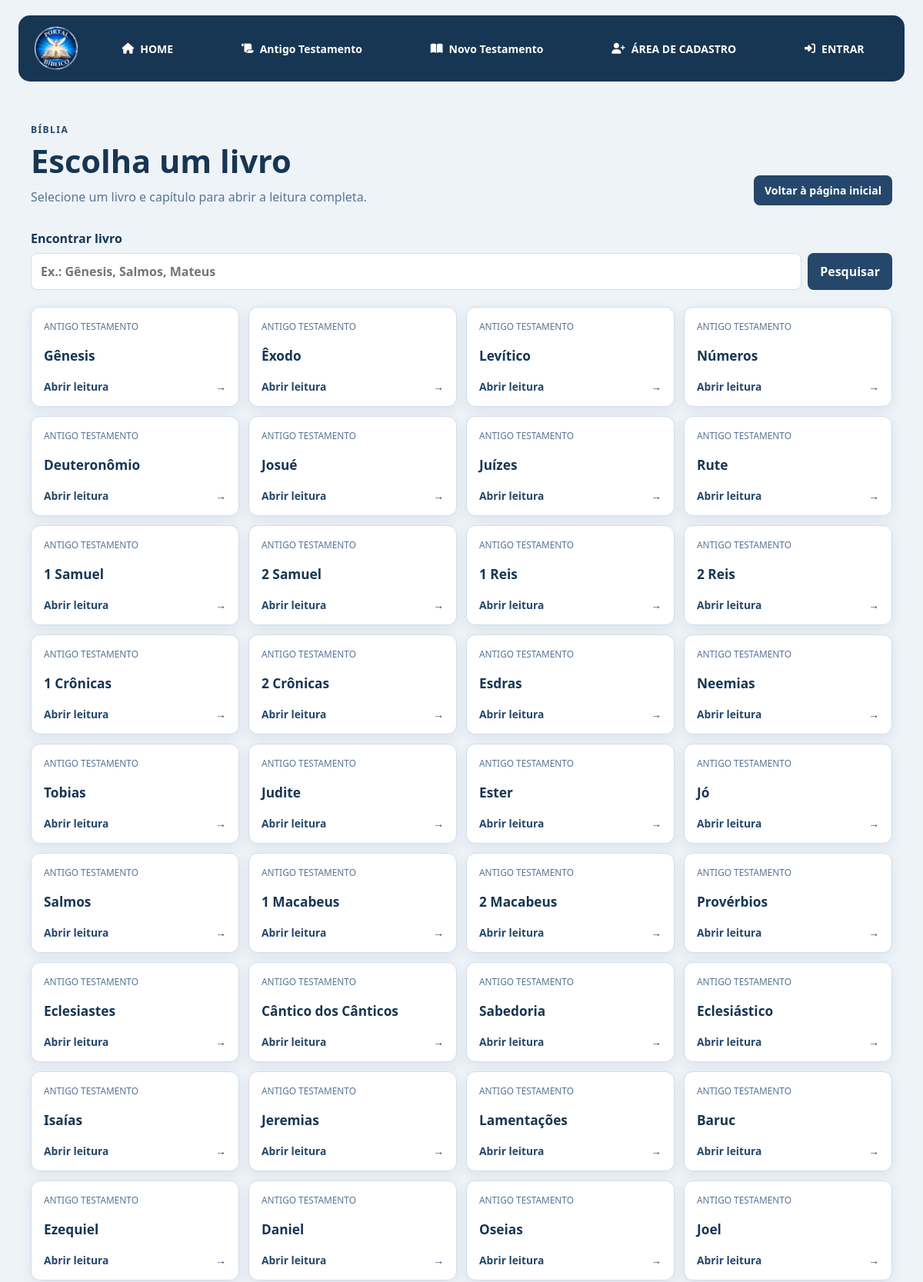
Page /leitura.php (upper part) on the committed database.
### tables this page shows
CREATE TABLE IF NOT EXISTS `books` (
  `id` int NOT NULL AUTO_INCREMENT,
  `label` varchar(50) DEFAULT NULL,
  `search_name` varchar(50) DEFAULT NULL,
  `testament` int DEFAULT NULL,
  PRIMARY KEY (`id`),
  INDEX `idx_books_testament` (`testament`)
);

### src/Database/ConexaoBD.php (called while the page is built, shortened)
<?php
final class ConexaoBD
{
    private static ?PDO $conexao = null;
    public static function getConexao(): PDO
    {
        if (self::$conexao === null) {
            $host = getenv('DB_HOST') ?: 'localhost';
            $database = getenv('DB_NAME') ?: 'biblia_catolica';
            $username = getenv('DB_USER') ?: 'root';
            $password = getenv('DB_PASSWORD') ?: 'senacpenha';
            $dsn = "mysql:host={$host};dbname={$database};charset=utf8mb4";
            $options = [
                PDO::ATTR_ERRMODE => PDO::ERRMODE_EXCEPTION,
                PDO::ATTR_DEFAULT_FETCH_MODE => PDO::FETCH_ASSOC,
                PDO::ATTR_EMULATE_PREPARES => false,
            ];
            try {
                self::$conexao = new PDO($dsn, $username, $password, $options);
            } catch (PDOException $e) {
                error_log($e->getMessage());
                throw new RuntimeException(
                    'Não foi possível conectar ao banco de dados. Contate o suporte.',
                    0,
                    $e
                );
            }
        }
        return self::$conexao;
    }
    public static function getConexaoBiblia(): PDO
    {
        return self::getConexao();
    }
}

### src/Services/LeituraBiblicaServico.php (called while the page is built, shortened)
<?php
final class LeituraBiblicaServico
{
    private PDO $conexao;
    public function __construct(PDO $conexao)
    {
        $this->conexao = $conexao;
    }
    public function listarLivros(string $busca = '', ?int $testamento = null): array
    {
        $condicoes = [];
        $parametros = [];
        $sql = 'SELECT id, label, search_name, testament FROM books';
        $sql .= ' ORDER BY id';
        $consulta = $this->conexao->prepare($sql);
        $consulta->execute($parametros);
        return $consulta->fetchAll(PDO::FETCH_ASSOC);
    }
}

### public/leitura.php (the view, shortened to what this page needs)
<?php
$usuarioSessao = $_SESSION['usuario'] ?? null;
$idUsuarioSessao = is_array($usuarioSessao)
    ? filter_var($usuarioSessao['id'] ?? null, FILTER_VALIDATE_INT)
    : false;
$estaLogado = $idUsuarioSessao !== false && $idUsuarioSessao > 0;
$usuarioSessao = $_SESSION['usuario'] ?? null;
$usuarioId = is_array($usuarioSessao)
    ? Validacoes::idPositivo($usuarioSessao['id'] ?? null)
    : null;
$estadoFavoritosBiblicos = ['capitulo' => false, 'versiculos' => []];
$tokenFavoritosBiblicos = null;
$capituloRecebido = filter_input(INPUT_GET, 'capitulo', FILTER_VALIDATE_INT);
$buscaRecebida = $_GET['q'] ?? '';
$busca = is_string($buscaRecebida) ? substr(trim($buscaRecebida), 0, 100) : '';
$erroLeitura = '';
$livro = null;
$capitulos = [];
$versiculos = [];
$testamentoSelecionado = null;
$numeroCapitulo = $capituloRecebido !== false && $capituloRecebido !== null && $capituloRecebido > 0
    ? (int) $capituloRecebido
    : null;
try {
    $servico = new LeituraBiblicaServico(ConexaoBD::getConexaoBiblia());
    $livros = $servico->listarLivros($busca, $testamentoSelecionado);
    $nomeTestamento = $testamentoSelecionado !== null
        ? $servico->obterTestamento($testamentoSelecionado)
        : null;
} catch (\Throwable $e) {
    error_log($e->getMessage());
    http_response_code(500);
    $erroLeitura = 'Não foi possível carregar a leitura. Verifique a conexão e tente novamente.';
    $livros = [];
    $nomeTestamento = null;
}
$livroAnterior = null;
$livroSeguinte = null;
function escaparLeitura(string $valor): string
{
    return htmlspecialchars($valor, ENT_QUOTES | ENT_SUBSTITUTE, 'UTF-8');
}
?>
<!DOCTYPE html>
<html lang="pt-BR">
<head>
    <link rel="stylesheet" href="https://cdnjs.cloudflare.com/ajax/libs/font-awesome/6.4.0/css/all.min.css">
    <link rel="stylesheet" href="css/style.css?v=<?= filemtime(__DIR__ . '/css/style.css') ?>">
    <link rel="stylesheet" href="css/leitura.css?v=<?= filemtime(__DIR__ . '/css/leitura.css') ?>">
</head>
<body>
<div class="container">
    <header class="leitura-topo">
        <a class="leitura-marca" href="index.php"><img src="images/logo-pequena.png" alt="Portal Bíblico"></a>
        <nav class="leitura-nav" id="leitura-menu" aria-label="Navegação da leitura">
            <a href="index.php"><i class="fa-solid fa-house"></i> HOME</a>
            <a href="leitura.php?testamento=1"><i class="fa-solid fa-scroll"></i> Antigo Testamento</a>
            <a href="leitura.php?testamento=2"><i class="fa-solid fa-book-open"></i> Novo Testamento</a>
            <?php if (!$estaLogado): ?>
                <a href="cadastro.php"><i class="fa-solid fa-user-plus"></i> ÁREA DE CADASTRO</a>
                <a href="login.php"><i class="fa-solid fa-right-to-bracket"></i> ENTRAR</a>
            <?php endif; ?>
        </nav>
    </header>
    <main class="leitura-main" id="conteudo-principal" tabindex="-1">
        <div class="leitura-cabecalho">
            <div>
                <p class="sobretitulo">BÍBLIA</p>
                <h1><?= $livro !== null ? escaparLeitura((string) $livro['label']) : ($nomeTestamento !== null ? escaparLeitura($nomeTestamento) : 'Escolha um livro') ?></h1>
                <p>Selecione um livro e capítulo para abrir a leitura completa.</p>
            </div>
            <a class="voltar-inicio" href="index.php">Voltar à página inicial</a>
        </div>
        <?php if ($livro !== null): ?>
            <section class="capitulos" aria-labelledby="titulo-capitulos">
                <div class="secao-leitura-titulo"><h2 id="titulo-capitulos">Capítulos</h2><span><?= count($capitulos) ?> disponíveis</span></div>
                <button class="capitulos-toggle" type="button" aria-expanded="false" aria-controls="grade-capitulos" id="capitulos-toggle">
                    <span>Escolher capítulo</span>
                    <span class="capitulos-toggle-atual"><?= $numeroCapitulo !== null ? 'Capítulo ' . $numeroCapitulo : 'Selecionar' ?></span>
                    <span class="capitulos-toggle-icone" aria-hidden="true">☰</span>
                </button>
                <nav class="grade-capitulos" id="grade-capitulos" aria-label="Capítulos de <?= escaparLeitura((string) $livro['label']) ?>">
                    <?php foreach ($capitulos as $capitulo): ?>
                        <a class="numero-capitulo <?= $numeroCapitulo === $capitulo ? 'selecionado' : '' ?>" href="leitura.php?livro=<?= (int) $livro['id'] ?>&amp;capitulo=<?= $capitulo ?>#texto" <?= $numeroCapitulo === $capitulo ? 'aria-current="page"' : '' ?>><?= $capitulo ?></a>
                    <?php endforeach; ?>
                </nav>
                <script>
                    (function () {
                        var botao = document.getElementById('capitulos-toggle');
                        var grade = document.getElementById('grade-capitulos');
                        if (!botao || !grade) return;
                        botao.addEventListener('click', function () {
                            var aberto = botao.getAttribute('aria-expanded') === 'true';
                            botao.setAttribute('aria-expanded', aberto ? 'false' : 'true');
                            grade.classList.toggle('aberta', !aberto);
                        });
                    }());
                </script>
            </section>
            <?php if ($numeroCapitulo !== null): ?>
                <article class="texto-capitulo" id="texto">
                    <header class="texto-capitulo-cabecalho">
                        <div><p class="sobretitulo">LEITURA</p><h2><?= escaparLeitura((string) $livro['label']) ?> <?= $numeroCapitulo ?></h2></div>
                        <div class="navegacao-capitulo">
                            <?php $indiceCapitulo = array_search($numeroCapitulo, $capitulos, true); ?>
                            <?php if ($indiceCapitulo !== false && $indiceCapitulo > 0): ?>
                                <a href="leitura.php?livro=<?= (int) $livro['id'] ?>&amp;capitulo=<?= $capitulos[$indiceCapitulo - 1] ?>#texto" aria-label="Capítulo anterior">← Anterior</a>
                            <?php endif; ?>
                            <?php if ($indiceCapitulo !== false && isset($capitulos[$indiceCapitulo + 1])): ?>
                                <a href="leitura.php?livro=<?= (int) $livro['id'] ?>&amp;capitulo=<?= $capitulos[$indiceCapitulo + 1] ?>#texto" aria-label="Próximo capítulo">Próximo →</a>
                            <?php endif; ?>
                        </div>
                    </header>
                    <?php if ($versiculos === []): ?>
                        <p>Este capítulo não possui versículos disponíveis.</p>
                    <?php else: ?>
                    <?php if ($usuarioId === null): ?>
                        <p class="favorito-biblico-login"><a href="login.php">Entre na sua conta</a> para salvar versículos e capítulos favoritos.</p>
                    <?php endif; ?>
                    <div class="leitura-audio-controles" role="group" aria-label="Controles de leitura em voz alta">
                        <button type="button" id="ouvir-capitulo">Ouvir capítulo</button>
                        <button type="button" id="pausar-leitura" disabled>Pausar</button>
                        <button type="button" id="continuar-leitura" disabled>Continuar</button>
                        <button type="button" id="parar-leitura" disabled>Parar</button>
                        <p id="status-leitura-audio" class="leitura-audio-status" role="status" aria-live="polite"></p>
                    </div>
                        <ol class="lista-versiculos">
                            <?php foreach ($versiculos as $versiculo): ?>
                                <?php
                                $numeroVersiculo = (int) $versiculo['verse'];
                                $versiculoFavorito = isset($estadoFavoritosBiblicos['versiculos'][$numeroVersiculo]);
                                $formFavoritoVersiculo = 'favorito-versiculo-' . $numeroCapitulo . '-' . $numeroVersiculo;
                                ?>
                                <li id="versiculo-<?= $numeroVersiculo ?>">
                                    <span class="numero-versiculo"><?= (int) $versiculo['verse'] ?></span>
                                    <p>
                                        <?= escaparLeitura((string) $versiculo['text']) ?>
                                        <?php if ($usuarioId !== null): ?>
                                            <button
                                                class="botao-favorito-biblico"
                                                type="submit"
                                                form="<?= $formFavoritoVersiculo ?>"
                                                aria-label="<?= $versiculoFavorito ? 'Remover versículo dos favoritos' : 'Salvar versículo nos favoritos' ?>"
                                                title="<?= $versiculoFavorito ? 'Remover dos favoritos' : 'Salvar nos favoritos' ?>"
                                            ><?= $versiculoFavorito ? '★' : '☆' ?></button>
                                        <?php endif; ?>
                                    </p>
                                    <?php if ($usuarioId !== null): ?>
                                        <form id="<?= $formFavoritoVersiculo ?>" action="favorito-biblico.php" method="POST" hidden>
                                            <input type="hidden" name="csrf_token" value="<?= escaparLeitura((string) $tokenFavoritosBiblicos) ?>">
                                            <input type="hidden" name="tipo" value="versiculo">
                                            <input type="hidden" name="livro_id" value="<?= (int) $livro['id'] ?>">
                                            <input type="hidden" name="capitulo" value="<?= $numeroCapitulo ?>">
                                            <input type="hidden" name="versiculo" value="<?= $numeroVersiculo ?>">
                                            <input type="hidden" name="favorito" value="<?= $versiculoFavorito ? '0' : '1' ?>">
                                            <input type="hidden" name="origem" value="leitura">
                                        </form>
                                    <?php endif; ?>
                                </li>
                            <?php endforeach; ?>
                        </ol>
                        <?php if ($usuarioId !== null): ?>
                            <form class="favorito-biblico-capitulo" action="favorito-biblico.php" method="POST">
                                <input type="hidden" name="csrf_token" value="<?= escaparLeitura((string) $tokenFavoritosBiblicos) ?>">
                                <input type="hidden" name="tipo" value="capitulo">
                                <input type="hidden" name="livro_id" value="<?= (int) $livro['id'] ?>">
                                <input type="hidden" name="capitulo" value="<?= $numeroCapitulo ?>">
                                <input type="hidden" name="versiculo" value="0">
                                <input type="hidden" name="favorito" value="<?= $estadoFavoritosBiblicos['capitulo'] ? '0' : '1' ?>">
                                <input type="hidden" name="origem" value="leitura">
                                <button
                                    class="botao-favorito-biblico"
                                    type="submit"
                                    aria-label="<?= $estadoFavoritosBiblicos['capitulo'] ? 'Remover capítulo dos favoritos' : 'Salvar capítulo nos favoritos' ?>"
                                ><?= $estadoFavoritosBiblicos['capitulo'] ? 'Remover capítulo dos favoritos ★' : 'Salvar capítulo nos favoritos ☆' ?></button>
                            </form>
                        <?php endif; ?>
                    <?php endif; ?>
                    <nav class="troca-livro" aria-label="Navegar entre livros">
                        <?php if ($livroAnterior !== null): ?><a href="leitura.php?livro=<?= (int) $livroAnterior['id'] ?>">← <?= escaparLeitura((string) $livroAnterior['label']) ?></a><?php endif; ?>
                        <?php if ($livroSeguinte !== null): ?><a href="leitura.php?livro=<?= (int) $livroSeguinte['id'] ?>"><?= escaparLeitura((string) $livroSeguinte['label']) ?> →</a><?php endif; ?>
                    </nav>
                </article>
            <?php endif; ?>
        <?php elseif ($erroLeitura === ''): ?>
            <form class="busca-leitura" method="get" action="leitura.php">
                <label for="busca-livro">Encontrar livro</label>
                <div><input id="busca-livro" type="search" name="q" value="<?= escaparLeitura($busca) ?>" placeholder="Ex.: Gênesis, Salmos, Mateus"><button type="submit">Pesquisar</button></div>
            </form>
            <?php if ($livros === []): ?>
                <p class="sem-livros">Nenhum livro encontrado para essa pesquisa.</p>
            <?php else: ?>
                <div class="grade-livros">
                    <?php foreach ($livros as $livroItem): ?>
                        <a class="cartao-livro" href="leitura.php?livro=<?= (int) $livroItem['id'] ?>">
                            <span class="livro-testamento"><?= escaparLeitura((string) ($livroItem['testament'] === 1 ? 'Antigo Testamento' : 'Novo Testamento')) ?></span>
                            <strong><?= escaparLeitura((string) $livroItem['label']) ?></strong>
                            <span class="abrir-livro">Abrir leitura <span aria-hidden="true">→</span></span>
                        </a>
                    <?php endforeach; ?>
                </div>
            <?php endif; ?>
        <?php endif; ?>
    </main>
</div>
</body>
</html>

### rows in the picture
books: testament "ANTIGO TESTAMENTO", label "Gênesis"
books: testament "ANTIGO TESTAMENTO", label "Êxodo"
books: testament "ANTIGO TESTAMENTO", label "Levítico"
books: testament "ANTIGO TESTAMENTO", label "Números"
books: testament "ANTIGO TESTAMENTO", label "Deuteronômio"
books: testament "ANTIGO TESTAMENTO", label "Josué"
books: testament "ANTIGO TESTAMENTO", label "Juízes"
books: testament "ANTIGO TESTAMENTO", label "Rute"
books: testament "ANTIGO TESTAMENTO", label "1 Samuel"
books: testament "ANTIGO TESTAMENTO", label "2 Samuel"
books: testament "ANTIGO TESTAMENTO", label "1 Reis"
books: testament "ANTIGO TESTAMENTO", label "2 Reis"
books: testament "ANTIGO TESTAMENTO", label "1 Crônicas"
books: testament "ANTIGO TESTAMENTO", label "2 Crônicas"
books: testament "ANTIGO TESTAMENTO", label "Esdras"
books: testament "ANTIGO TESTAMENTO", label "Neemias"
books: testament "ANTIGO TESTAMENTO", label "Tobias"
books: testament "ANTIGO TESTAMENTO", label "Judite"
books: testament "ANTIGO TESTAMENTO", label "Ester"
books: testament "ANTIGO TESTAMENTO", label "Jó"
books: testament "ANTIGO TESTAMENTO", label "Salmos"
books: testament "ANTIGO TESTAMENTO", label "1 Macabeus"
books: testament "ANTIGO TESTAMENTO", label "2 Macabeus"
books: testament "ANTIGO TESTAMENTO", label "Provérbios"
books: testament "ANTIGO TESTAMENTO", label "Eclesiastes"
books: testament "ANTIGO TESTAMENTO", label "Cântico dos Cânticos"
books: testament "ANTIGO TESTAMENTO", label "Sabedoria"
books: testament "ANTIGO TESTAMENTO", label "Eclesiástico"
books: testament "ANTIGO TESTAMENTO", label "Isaías"
books: testament "ANTIGO TESTAMENTO", label "Jeremias"
books: testament "ANTIGO TESTAMENTO", label "Lamentações"
books: testament "ANTIGO TESTAMENTO", label "Baruc"
books: testament "ANTIGO TESTAMENTO", label "Ezequiel"
books: testament "ANTIGO TESTAMENTO", label "Daniel"
books: testament "ANTIGO TESTAMENTO", label "Oseias"
books: testament "ANTIGO TESTAMENTO", label "Joel"
